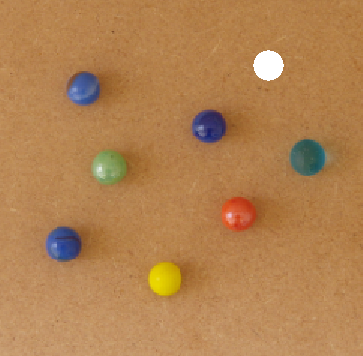
#> input picture Rapports/TraitementImage/Assets/TP3/boules.png, 363 x 356 px
$ python MainTP3.py
#> lines starting #> are read from the running program, lines starting #| are printed output that depends on the picture; after the words box and inside, x2 and y2 are one past the last pixel; in counts of white or black regions, pixels touching at a corner belong together
import cv2
import numpy as np


Image_Bille = cv2.imread("boules.png")
#> Image_Bille is the input picture: shape (356, 363, 3); mean B, G, R 81, 129.8, 177.6


cv2.imshow("Bonjour",Image_Bille)

taille_x, taille_y, nbr_canneaux = np.shape(Image_Bille)
#> taille_x = 356; taille_y = 363; nbr_canneaux = 3

print(f'Taille de x {taille_x}')
#| Taille de x 356
print(f'Taille de y {taille_y}')
#| Taille de y 363
print(f'Taille de canneaux {nbr_canneaux}')
#| Taille de canneaux 3

Image_Bille_bleu, Image_Bille_vert, Image_Bille_rouge = cv2.split(Image_Bille)
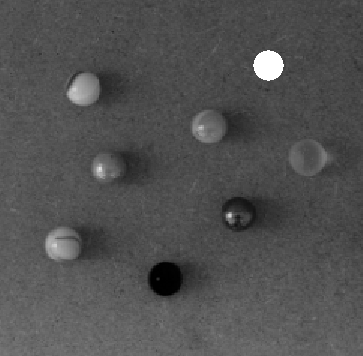
#> Image_Bille_bleu: shape (356, 363); min 0, max 255, mean 81
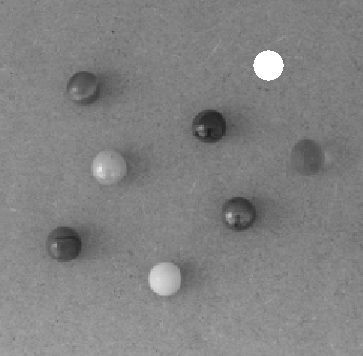
#> Image_Bille_vert: shape (356, 363); min 30, max 255, mean 129.8

cv2.imshow("Rouge",Image_Bille_rouge)

#En faisant la methode des seuils, nos n'aurons jamais seulement le rouge, parceque on aura toujour des composant.
#Il faudrai faire un tri sur les trois variable RGB et afficher la abnde passante de la couleur rouge sur une image en couleur et non juste la variable R qui retourne une image en noir et blanc
#ce qui fait que sur le retour on aura toutes les couleurs qui ont une composante rouge, ce qui ne fait pas de tri.

##HSV

Image_Bille_HSV = cv2.cvtColor(Image_Bille,cv2.COLOR_BGR2HSV)
#> Image_Bille_HSV: shape (356, 363, 3); mean H, S, V 18, 142, 179.2
Image_Bille_Hue, Image_Bille_Saturation, Image_Bille_lightness = cv2.split(Image_Bille_HSV)
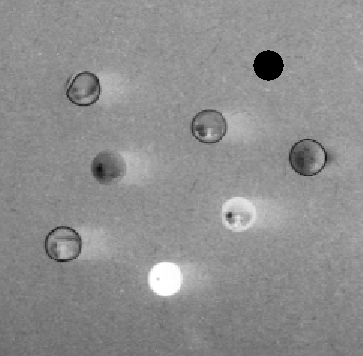
#> Image_Bille_Saturation: shape (356, 363); min 0, max 255, mean 142
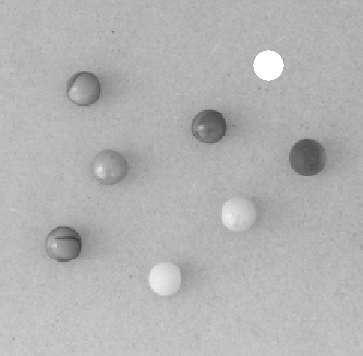
#> Image_Bille_lightness: shape (356, 363); min 61, max 255, mean 179.2

I = 10
Masque_1 = cv2.inRange(Image_Bille_Hue,0,I)
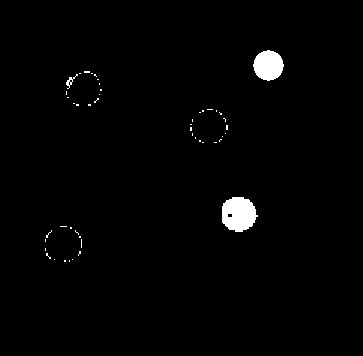
#> Masque_1: shape (356, 363); 1.5% white; 49 white regions (46 under 20 px), largest, box (x1, y1, x2, y2) and area: (222, 197, 258, 232) 961, (253, 50, 284, 81) 717, (66, 74, 78, 89) 49
Masque_2 = cv2.inRange(Image_Bille_Hue,179-I,179)
#> Masque_2: shape (356, 363); 0.06% white in thin lines or dots, all inside (x1, y1, x2, y2) = (45, 74, 232, 262)
Masque_final = cv2.bitwise_or(Masque_1,Masque_2)
#> Masque_final: shape (356, 363); 1.6% white; 41 white regions (36 under 20 px), largest, box (x1, y1, x2, y2) and area: (222, 197, 258, 232) 973, (253, 50, 284, 81) 717, (66, 74, 78, 95) 59, (45, 239, 51, 259) 29, (75, 230, 82, 248) 22
cv2.imshow('Rouge',Masque_final)
#ici le problème c'est qu'on a toujours la bille blanche qui est affiché
##Question 13
rouge_inferieur = np.array([0,50,50])
rouge_superieur = np.array([I,255,255])

rouge_inferieur_2 = np.array([180-I,50,50])
rouge_superieur_2 = np.array([180,255,255])


Masque_1 = cv2.inRange(Image_Bille_HSV,rouge_inferieur,rouge_superieur)
#> Masque_1: shape (356, 363); 0.93% white; 47 white regions (45 under 20 px), largest, box (x1, y1, x2, y2) and area: (222, 197, 258, 232) 961, (66, 74, 78, 89) 49
Masque_2 = cv2.inRange(Image_Bille_HSV,rouge_inferieur_2,rouge_superieur_2)
#> Masque_2: shape (356, 363); 0.05% white in thin lines or dots, all inside (x1, y1, x2, y2) = (45, 79, 232, 257)

Masque_totale = cv2.bitwise_or(Masque_1,Masque_2)
#> Masque_totale: shape (356, 363); 0.98% white; 41 white regions (37 under 20 px), largest, box (x1, y1, x2, y2) and area: (222, 197, 258, 232) 971, (66, 74, 78, 95) 59, (75, 230, 82, 248) 22, (45, 247, 51, 259) 21

cv2.imshow('Rouge nouveau',Masque_totale)

##le résultat n'est pas satisfaisant car on a toujours les contours des billes bleues qui s'affichent mais on a plus la bille blanche

el_struct = cv2.getStructuringElement(cv2.MORPH_RECT,(6,6))

Ouverture = cv2.morphologyEx(Masque_totale,cv2.MORPH_OPEN,el_struct)
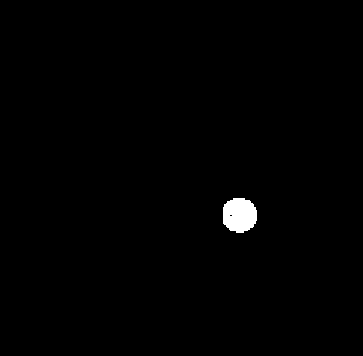
#> Ouverture: shape (356, 363); 0.75% white; 1 white region, box (x1, y1, x2, y2) and area: (223, 198, 257, 233) 967

cv2.imshow('Ouverture',Ouverture)

Fermeture = cv2.morphologyEx(Ouverture,cv2.MORPH_CLOSE, el_struct)
#> Fermeture: shape (356, 363); 0.75% white; 1 white region

cv2.imshow('Fermeture',Fermeture)

Countours, _ = cv2.findContours(Fermeture, cv2.RETR_EXTERNAL, cv2.CHAIN_APPROX_NONE)
#> Countours = 1 contour; box (x1, y1, x2, y2) and area: (224, 199, 258, 234) 912

Img_Contours =cv2.drawContours(Fermeture, Countours, -1, 125, 2)

cv2.imshow('Countours',Img_Contours)

for contour in Countours:
    (x,y), radius = cv2.minEnclosingCircle(contour)
    center = (int(x),int(y))
    radius = int(radius)
#print(center)
    cv2.circle(Image_Bille, center, radius, (0,255,0),2)
    cv2.imshow('image avec cercle', Image_Bille)
#> this loop made 1 pass
#> (x, y, radius, center) on pass 1: (239.9, 215.4, 18, (239, 215))
#> pass 1, `cv2.imshow('image avec cercle', Image_Bille)`:
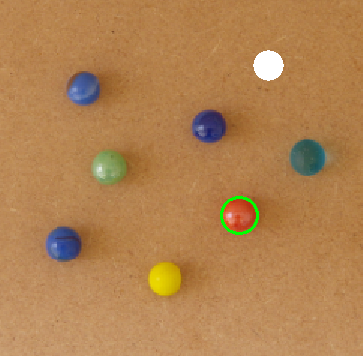
#> window 'image avec cercle': shape (356, 363, 3); mean B, G, R 80.9, 130.3, 177.2


cv2.waitKey(0)

cv2.destroyAllWindows()
